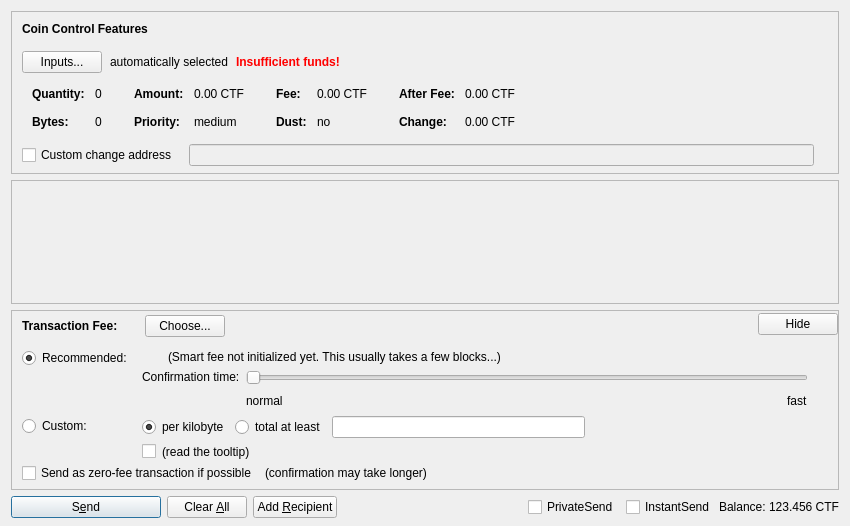
<?xml version="1.0" encoding="UTF-8"?>
<ui version="4.0">
 <class>SendCoinsDialog</class>
 <widget class="QDialog" name="SendCoinsDialog">
  <property name="geometry">
   <rect>
    <x>0</x>
    <y>0</y>
    <width>850</width>
    <height>526</height>
   </rect>
  </property>
  <property name="windowTitle">
   <string>Send Coins</string>
  </property>
  <layout class="QVBoxLayout" name="verticalLayout" stretch="0,1,0,0">
   <property name="bottomMargin">
    <number>8</number>
   </property>
   <item>
    <widget class="QFrame" name="frameCoinControl">
     <property name="sizePolicy">
      <sizepolicy hsizetype="Expanding" vsizetype="Expanding">
       <horstretch>0</horstretch>
       <verstretch>0</verstretch>
      </sizepolicy>
     </property>
     <property name="maximumSize">
      <size>
       <width>16777215</width>
       <height>16777215</height>
      </size>
     </property>
     <property name="frameShape">
      <enum>QFrame::StyledPanel</enum>
     </property>
     <property name="frameShadow">
      <enum>QFrame::Sunken</enum>
     </property>
     <layout class="QVBoxLayout" name="verticalLayoutCoinControl2">
      <property name="spacing">
       <number>0</number>
      </property>
      <property name="leftMargin">
       <number>0</number>
      </property>
      <property name="topMargin">
       <number>0</number>
      </property>
      <property name="rightMargin">
       <number>0</number>
      </property>
      <property name="bottomMargin">
       <number>6</number>
      </property>
      <item>
       <layout class="QVBoxLayout" name="verticalLayoutCoinControl" stretch="0,0,0,0,1">
        <property name="spacing">
         <number>0</number>
        </property>
        <property name="leftMargin">
         <number>10</number>
        </property>
        <property name="topMargin">
         <number>10</number>
        </property>
        <item>
         <layout class="QHBoxLayout" name="horizontalLayoutCoinControl1">
          <property name="bottomMargin">
           <number>15</number>
          </property>
          <item>
           <widget class="QLabel" name="labelCoinControlFeatures">
            <property name="sizePolicy">
             <sizepolicy hsizetype="Preferred" vsizetype="Maximum">
              <horstretch>0</horstretch>
              <verstretch>0</verstretch>
             </sizepolicy>
            </property>
            <property name="font">
             <font>
              <weight>75</weight>
              <bold>true</bold>
             </font>
            </property>
            <property name="styleSheet">
             <string notr="true">font-weight:bold;</string>
            </property>
            <property name="text">
             <string>Coin Control Features</string>
            </property>
           </widget>
          </item>
         </layout>
        </item>
        <item>
         <layout class="QHBoxLayout" name="horizontalLayoutCoinControl2" stretch="0,0,0,0">
          <property name="spacing">
           <number>8</number>
          </property>
          <property name="bottomMargin">
           <number>10</number>
          </property>
          <item>
           <widget class="QPushButton" name="pushButtonCoinControl">
            <property name="styleSheet">
             <string notr="true"/>
            </property>
            <property name="text">
             <string>Inputs...</string>
            </property>
            <property name="autoDefault">
             <bool>false</bool>
            </property>
           </widget>
          </item>
          <item>
           <widget class="QLabel" name="labelCoinControlAutomaticallySelected">
            <property name="text">
             <string>automatically selected</string>
            </property>
            <property name="margin">
             <number>5</number>
            </property>
           </widget>
          </item>
          <item>
           <widget class="QLabel" name="labelCoinControlInsuffFunds">
            <property name="font">
             <font>
              <weight>75</weight>
              <bold>true</bold>
             </font>
            </property>
            <property name="styleSheet">
             <string notr="true">color:red;font-weight:bold;</string>
            </property>
            <property name="text">
             <string>Insufficient funds!</string>
            </property>
            <property name="margin">
             <number>5</number>
            </property>
           </widget>
          </item>
          <item>
           <spacer name="horizontalSpacerCoinControl">
            <property name="orientation">
             <enum>Qt::Horizontal</enum>
            </property>
            <property name="sizeHint" stdset="0">
             <size>
              <width>40</width>
              <height>1</height>
             </size>
            </property>
           </spacer>
          </item>
         </layout>
        </item>
        <item>
         <widget class="QWidget" name="widgetCoinControl" native="true">
          <property name="sizePolicy">
           <sizepolicy hsizetype="Preferred" vsizetype="Preferred">
            <horstretch>0</horstretch>
            <verstretch>0</verstretch>
           </sizepolicy>
          </property>
          <property name="minimumSize">
           <size>
            <width>0</width>
            <height>0</height>
           </size>
          </property>
          <property name="styleSheet">
           <string notr="true"/>
          </property>
          <layout class="QHBoxLayout" name="horizontalLayoutCoinControl5">
           <property name="leftMargin">
            <number>0</number>
           </property>
           <property name="topMargin">
            <number>0</number>
           </property>
           <property name="rightMargin">
            <number>0</number>
           </property>
           <property name="bottomMargin">
            <number>0</number>
           </property>
           <item>
            <layout class="QHBoxLayout" name="horizontalLayoutCoinControl3" stretch="0,0,0,1">
             <property name="spacing">
              <number>20</number>
             </property>
             <property name="topMargin">
              <number>0</number>
             </property>
             <property name="bottomMargin">
              <number>10</number>
             </property>
             <item>
              <layout class="QFormLayout" name="formLayoutCoinControl1">
               <property name="horizontalSpacing">
                <number>10</number>
               </property>
               <property name="verticalSpacing">
                <number>14</number>
               </property>
               <property name="leftMargin">
                <number>10</number>
               </property>
               <property name="topMargin">
                <number>4</number>
               </property>
               <property name="rightMargin">
                <number>6</number>
               </property>
               <item row="0" column="0">
                <widget class="QLabel" name="labelCoinControlQuantityText">
                 <property name="font">
                  <font>
                   <weight>75</weight>
                   <bold>true</bold>
                  </font>
                 </property>
                 <property name="text">
                  <string>Quantity:</string>
                 </property>
                 <property name="margin">
                  <number>0</number>
                 </property>
                </widget>
               </item>
               <item row="0" column="1">
                <widget class="QLabel" name="labelCoinControlQuantity">
                 <property name="cursor">
                  <cursorShape>IBeamCursor</cursorShape>
                 </property>
                 <property name="contextMenuPolicy">
                  <enum>Qt::ActionsContextMenu</enum>
                 </property>
                 <property name="text">
                  <string notr="true">0</string>
                 </property>
                 <property name="margin">
                  <number>0</number>
                 </property>
                 <property name="textInteractionFlags">
                  <set>Qt::LinksAccessibleByMouse|Qt::TextSelectableByKeyboard|Qt::TextSelectableByMouse</set>
                 </property>
                </widget>
               </item>
               <item row="1" column="0">
                <widget class="QLabel" name="labelCoinControlBytesText">
                 <property name="font">
                  <font>
                   <weight>75</weight>
                   <bold>true</bold>
                  </font>
                 </property>
                 <property name="text">
                  <string>Bytes:</string>
                 </property>
                </widget>
               </item>
               <item row="1" column="1">
                <widget class="QLabel" name="labelCoinControlBytes">
                 <property name="cursor">
                  <cursorShape>IBeamCursor</cursorShape>
                 </property>
                 <property name="contextMenuPolicy">
                  <enum>Qt::ActionsContextMenu</enum>
                 </property>
                 <property name="text">
                  <string notr="true">0</string>
                 </property>
                 <property name="textInteractionFlags">
                  <set>Qt::LinksAccessibleByMouse|Qt::TextSelectableByKeyboard|Qt::TextSelectableByMouse</set>
                 </property>
                </widget>
               </item>
              </layout>
             </item>
             <item>
              <layout class="QFormLayout" name="formLayoutCoinControl2">
               <property name="horizontalSpacing">
                <number>10</number>
               </property>
               <property name="verticalSpacing">
                <number>14</number>
               </property>
               <property name="leftMargin">
                <number>6</number>
               </property>
               <property name="topMargin">
                <number>4</number>
               </property>
               <property name="rightMargin">
                <number>6</number>
               </property>
               <item row="0" column="0">
                <widget class="QLabel" name="labelCoinControlAmountText">
                 <property name="font">
                  <font>
                   <weight>75</weight>
                   <bold>true</bold>
                  </font>
                 </property>
                 <property name="text">
                  <string>Amount:</string>
                 </property>
                 <property name="margin">
                  <number>0</number>
                 </property>
                </widget>
               </item>
               <item row="0" column="1">
                <widget class="QLabel" name="labelCoinControlAmount">
                 <property name="cursor">
                  <cursorShape>IBeamCursor</cursorShape>
                 </property>
                 <property name="contextMenuPolicy">
                  <enum>Qt::ActionsContextMenu</enum>
                 </property>
                 <property name="text">
                  <string notr="true">0.00 CTF</string>
                 </property>
                 <property name="textInteractionFlags">
                  <set>Qt::LinksAccessibleByMouse|Qt::TextSelectableByKeyboard|Qt::TextSelectableByMouse</set>
                 </property>
                </widget>
               </item>
               <item row="1" column="0">
                <widget class="QLabel" name="labelCoinControlPriorityText">
                 <property name="font">
                  <font>
                   <weight>75</weight>
                   <bold>true</bold>
                  </font>
                 </property>
                 <property name="text">
                  <string>Priority:</string>
                 </property>
                </widget>
               </item>
               <item row="1" column="1">
                <widget class="QLabel" name="labelCoinControlPriority">
                 <property name="cursor">
                  <cursorShape>IBeamCursor</cursorShape>
                 </property>
                 <property name="contextMenuPolicy">
                  <enum>Qt::ActionsContextMenu</enum>
                 </property>
                 <property name="text">
                  <string>medium</string>
                 </property>
                 <property name="textInteractionFlags">
                  <set>Qt::LinksAccessibleByMouse|Qt::TextSelectableByKeyboard|Qt::TextSelectableByMouse</set>
                 </property>
                </widget>
               </item>
              </layout>
             </item>
             <item>
              <layout class="QFormLayout" name="formLayoutCoinControl3">
               <property name="horizontalSpacing">
                <number>10</number>
               </property>
               <property name="verticalSpacing">
                <number>14</number>
               </property>
               <property name="leftMargin">
                <number>6</number>
               </property>
               <property name="topMargin">
                <number>4</number>
               </property>
               <property name="rightMargin">
                <number>6</number>
               </property>
               <item row="0" column="0">
                <widget class="QLabel" name="labelCoinControlFeeText">
                 <property name="font">
                  <font>
                   <weight>75</weight>
                   <bold>true</bold>
                  </font>
                 </property>
                 <property name="text">
                  <string>Fee:</string>
                 </property>
                 <property name="margin">
                  <number>0</number>
                 </property>
                </widget>
               </item>
               <item row="0" column="1">
                <widget class="QLabel" name="labelCoinControlFee">
                 <property name="cursor">
                  <cursorShape>IBeamCursor</cursorShape>
                 </property>
                 <property name="contextMenuPolicy">
                  <enum>Qt::ActionsContextMenu</enum>
                 </property>
                 <property name="text">
                  <string notr="true">0.00 CTF</string>
                 </property>
                 <property name="textInteractionFlags">
                  <set>Qt::LinksAccessibleByMouse|Qt::TextSelectableByKeyboard|Qt::TextSelectableByMouse</set>
                 </property>
                </widget>
               </item>
               <item row="1" column="0">
                <widget class="QLabel" name="labelCoinControlLowOutputText">
                 <property name="font">
                  <font>
                   <weight>75</weight>
                   <bold>true</bold>
                  </font>
                 </property>
                 <property name="text">
                  <string>Dust:</string>
                 </property>
                </widget>
               </item>
               <item row="1" column="1">
                <widget class="QLabel" name="labelCoinControlLowOutput">
                 <property name="cursor">
                  <cursorShape>IBeamCursor</cursorShape>
                 </property>
                 <property name="contextMenuPolicy">
                  <enum>Qt::ActionsContextMenu</enum>
                 </property>
                 <property name="text">
                  <string>no</string>
                 </property>
                 <property name="textInteractionFlags">
                  <set>Qt::LinksAccessibleByMouse|Qt::TextSelectableByKeyboard|Qt::TextSelectableByMouse</set>
                 </property>
                </widget>
               </item>
              </layout>
             </item>
             <item>
              <layout class="QFormLayout" name="formLayoutCoinControl4">
               <property name="horizontalSpacing">
                <number>10</number>
               </property>
               <property name="verticalSpacing">
                <number>14</number>
               </property>
               <property name="leftMargin">
                <number>6</number>
               </property>
               <property name="topMargin">
                <number>4</number>
               </property>
               <property name="rightMargin">
                <number>6</number>
               </property>
               <item row="0" column="0">
                <widget class="QLabel" name="labelCoinControlAfterFeeText">
                 <property name="font">
                  <font>
                   <weight>75</weight>
                   <bold>true</bold>
                  </font>
                 </property>
                 <property name="text">
                  <string>After Fee:</string>
                 </property>
                 <property name="margin">
                  <number>0</number>
                 </property>
                </widget>
               </item>
               <item row="0" column="1">
                <widget class="QLabel" name="labelCoinControlAfterFee">
                 <property name="cursor">
                  <cursorShape>IBeamCursor</cursorShape>
                 </property>
                 <property name="contextMenuPolicy">
                  <enum>Qt::ActionsContextMenu</enum>
                 </property>
                 <property name="text">
                  <string notr="true">0.00 CTF</string>
                 </property>
                 <property name="textInteractionFlags">
                  <set>Qt::LinksAccessibleByMouse|Qt::TextSelectableByKeyboard|Qt::TextSelectableByMouse</set>
                 </property>
                </widget>
               </item>
               <item row="1" column="0">
                <widget class="QLabel" name="labelCoinControlChangeText">
                 <property name="font">
                  <font>
                   <weight>75</weight>
                   <bold>true</bold>
                  </font>
                 </property>
                 <property name="text">
                  <string>Change:</string>
                 </property>
                </widget>
               </item>
               <item row="1" column="1">
                <widget class="QLabel" name="labelCoinControlChange">
                 <property name="cursor">
                  <cursorShape>IBeamCursor</cursorShape>
                 </property>
                 <property name="contextMenuPolicy">
                  <enum>Qt::ActionsContextMenu</enum>
                 </property>
                 <property name="text">
                  <string notr="true">0.00 CTF</string>
                 </property>
                 <property name="textInteractionFlags">
                  <set>Qt::LinksAccessibleByMouse|Qt::TextSelectableByKeyboard|Qt::TextSelectableByMouse</set>
                 </property>
                </widget>
               </item>
              </layout>
             </item>
            </layout>
           </item>
          </layout>
         </widget>
        </item>
        <item>
         <layout class="QHBoxLayout" name="horizontalLayoutCoinControl4" stretch="0,0,0">
          <property name="spacing">
           <number>12</number>
          </property>
          <property name="sizeConstraint">
           <enum>QLayout::SetDefaultConstraint</enum>
          </property>
          <property name="topMargin">
           <number>5</number>
          </property>
          <property name="rightMargin">
           <number>5</number>
          </property>
          <item>
           <widget class="QCheckBox" name="checkBoxCoinControlChange">
            <property name="toolTip">
             <string>If this is activated, but the change address is empty or invalid, change will be sent to a newly generated address.</string>
            </property>
            <property name="text">
             <string>Custom change address</string>
            </property>
           </widget>
          </item>
          <item>
           <widget class="QValidatedLineEdit" name="lineEditCoinControlChange">
            <property name="enabled">
             <bool>false</bool>
            </property>
            <property name="sizePolicy">
             <sizepolicy hsizetype="Expanding" vsizetype="Fixed">
              <horstretch>0</horstretch>
              <verstretch>0</verstretch>
             </sizepolicy>
            </property>
           </widget>
          </item>
          <item>
           <widget class="QLabel" name="labelCoinControlChangeLabel">
            <property name="sizePolicy">
             <sizepolicy hsizetype="Preferred" vsizetype="Expanding">
              <horstretch>0</horstretch>
              <verstretch>0</verstretch>
             </sizepolicy>
            </property>
            <property name="minimumSize">
             <size>
              <width>0</width>
              <height>0</height>
             </size>
            </property>
            <property name="text">
             <string/>
            </property>
            <property name="margin">
             <number>3</number>
            </property>
           </widget>
          </item>
         </layout>
        </item>
        <item>
         <spacer name="verticalSpacerCoinControl">
          <property name="orientation">
           <enum>Qt::Vertical</enum>
          </property>
          <property name="sizeHint" stdset="0">
           <size>
            <width>800</width>
            <height>1</height>
           </size>
          </property>
         </spacer>
        </item>
       </layout>
      </item>
     </layout>
    </widget>
   </item>
   <item>
    <widget class="QScrollArea" name="scrollArea">
     <property name="widgetResizable">
      <bool>true</bool>
     </property>
     <widget class="QWidget" name="scrollAreaWidgetContents">
      <property name="geometry">
       <rect>
        <x>0</x>
        <y>0</y>
        <width>830</width>
        <height>69</height>
       </rect>
      </property>
      <layout class="QVBoxLayout" name="verticalLayout_2" stretch="0,1">
       <property name="leftMargin">
        <number>0</number>
       </property>
       <property name="topMargin">
        <number>0</number>
       </property>
       <property name="rightMargin">
        <number>0</number>
       </property>
       <property name="bottomMargin">
        <number>0</number>
       </property>
       <item>
        <layout class="QVBoxLayout" name="entries">
         <property name="spacing">
          <number>6</number>
         </property>
        </layout>
       </item>
       <item>
        <spacer name="verticalSpacer">
         <property name="orientation">
          <enum>Qt::Vertical</enum>
         </property>
         <property name="sizeHint" stdset="0">
          <size>
           <width>20</width>
           <height>40</height>
          </size>
         </property>
        </spacer>
       </item>
      </layout>
     </widget>
    </widget>
   </item>
   <item>
    <widget class="QFrame" name="frameFee">
     <property name="sizePolicy">
      <sizepolicy hsizetype="Expanding" vsizetype="Expanding">
       <horstretch>0</horstretch>
       <verstretch>0</verstretch>
      </sizepolicy>
     </property>
     <property name="maximumSize">
      <size>
       <width>16777215</width>
       <height>16777215</height>
      </size>
     </property>
     <property name="frameShape">
      <enum>QFrame::StyledPanel</enum>
     </property>
     <property name="frameShadow">
      <enum>QFrame::Sunken</enum>
     </property>
     <layout class="QVBoxLayout" name="verticalLayoutFee1">
      <property name="spacing">
       <number>0</number>
      </property>
      <property name="leftMargin">
       <number>0</number>
      </property>
      <property name="topMargin">
       <number>0</number>
      </property>
      <property name="rightMargin">
       <number>0</number>
      </property>
      <property name="bottomMargin">
       <number>0</number>
      </property>
      <item>
       <layout class="QVBoxLayout" name="verticalLayoutFee2" stretch="0,0,0">
        <property name="spacing">
         <number>0</number>
        </property>
        <property name="leftMargin">
         <number>10</number>
        </property>
        <property name="topMargin">
         <number>0</number>
        </property>
        <item>
         <layout class="QHBoxLayout" name="horizontalLayoutFee1">
          <property name="bottomMargin">
           <number>0</number>
          </property>
          <item>
           <layout class="QVBoxLayout" name="verticalLayoutFee7">
            <property name="spacing">
             <number>0</number>
            </property>
            <item>
             <spacer name="verticalSpacerSmartFee">
              <property name="orientation">
               <enum>Qt::Vertical</enum>
              </property>
              <property name="sizeType">
               <enum>QSizePolicy::Fixed</enum>
              </property>
              <property name="sizeHint" stdset="0">
               <size>
                <width>1</width>
                <height>4</height>
               </size>
              </property>
             </spacer>
            </item>
            <item>
             <layout class="QHBoxLayout" name="horizontalLayoutSmartFee">
              <property name="spacing">
               <number>10</number>
              </property>
              <item>
               <widget class="QLabel" name="labelFeeHeadline">
                <property name="sizePolicy">
                 <sizepolicy hsizetype="Preferred" vsizetype="Maximum">
                  <horstretch>0</horstretch>
                  <verstretch>0</verstretch>
                 </sizepolicy>
                </property>
                <property name="font">
                 <font>
                  <weight>75</weight>
                  <bold>true</bold>
                 </font>
                </property>
                <property name="styleSheet">
                 <string notr="true">font-weight:bold;</string>
                </property>
                <property name="text">
                 <string>Transaction Fee:</string>
                </property>
               </widget>
              </item>
              <item>
               <widget class="QLabel" name="labelFeeMinimized">
                <property name="text">
                 <string/>
                </property>
               </widget>
              </item>
              <item>
               <widget class="QPushButton" name="buttonChooseFee">
                <property name="text">
                 <string>Choose...</string>
                </property>
               </widget>
              </item>
             </layout>
            </item>
            <item>
             <spacer name="verticalSpacer_5">
              <property name="orientation">
               <enum>Qt::Vertical</enum>
              </property>
              <property name="sizeHint" stdset="0">
               <size>
                <width>1</width>
                <height>1</height>
               </size>
              </property>
             </spacer>
            </item>
           </layout>
          </item>
          <item>
           <spacer name="horizontalSpacer_4">
            <property name="orientation">
             <enum>Qt::Horizontal</enum>
            </property>
            <property name="sizeHint" stdset="0">
             <size>
              <width>40</width>
              <height>20</height>
             </size>
            </property>
           </spacer>
          </item>
          <item>
           <widget class="QPushButton" name="buttonMinimizeFee">
            <property name="toolTip">
             <string>collapse fee-settings</string>
            </property>
            <property name="text">
             <string>Hide</string>
            </property>
           </widget>
          </item>
         </layout>
        </item>
        <item>
         <widget class="QFrame" name="frameFeeSelection">
          <layout class="QVBoxLayout" name="verticalLayoutFee12">
           <property name="spacing">
            <number>0</number>
           </property>
           <property name="leftMargin">
            <number>0</number>
           </property>
           <property name="topMargin">
            <number>0</number>
           </property>
           <property name="rightMargin">
            <number>0</number>
           </property>
           <property name="bottomMargin">
            <number>0</number>
           </property>
           <item>
            <layout class="QGridLayout" name="gridLayoutFee">
             <property name="topMargin">
              <number>10</number>
             </property>
             <property name="bottomMargin">
              <number>4</number>
             </property>
             <property name="horizontalSpacing">
              <number>10</number>
             </property>
             <property name="verticalSpacing">
              <number>4</number>
             </property>
             <item row="1" column="1">
              <layout class="QVBoxLayout" name="verticalLayoutFee8">
               <property name="spacing">
                <number>6</number>
               </property>
               <item>
                <layout class="QHBoxLayout" name="horizontalLayoutFee13">
                 <item>
                  <widget class="QRadioButton" name="radioCustomPerKilobyte">
                   <property name="toolTip">
                    <string>If the custom fee is set to 1000 duffs and the transaction is only 250 bytes, then &quot;per kilobyte&quot; only pays 250 duffs in fee,&lt;br /&gt;while &quot;at least&quot; pays 1000 duffs. For transactions bigger than a kilobyte both pay by kilobyte.</string>
                   </property>
                   <property name="text">
                    <string>per kilobyte</string>
                   </property>
                   <property name="checked">
                    <bool>true</bool>
                   </property>
                   <attribute name="buttonGroup">
                    <string notr="true">groupCustomFee</string>
                   </attribute>
                  </widget>
                 </item>
                 <item>
                  <widget class="QRadioButton" name="radioCustomAtLeast">
                   <property name="toolTip">
                    <string>If the custom fee is set to 1000 duffs and the transaction is only 250 bytes, then &quot;per kilobyte&quot; only pays 250 duffs in fee,&lt;br /&gt;while &quot;total at least&quot; pays 1000 duffs. For transactions bigger than a kilobyte both pay by kilobyte.</string>
                   </property>
                   <property name="text">
                    <string>total at least</string>
                   </property>
                   <attribute name="buttonGroup">
                    <string notr="true">groupCustomFee</string>
                   </attribute>
                  </widget>
                 </item>
                 <item>
                  <widget class="BitcoinAmountField" name="customFee"/>
                 </item>
                 <item>
                  <spacer name="horizontalSpacer_6">
                   <property name="orientation">
                    <enum>Qt::Horizontal</enum>
                   </property>
                   <property name="sizeHint" stdset="0">
                    <size>
                     <width>1</width>
                     <height>1</height>
                    </size>
                   </property>
                  </spacer>
                 </item>
                </layout>
               </item>
               <item>
                <layout class="QHBoxLayout" name="horizontalLayoutFee8">
                 <item>
                  <widget class="QCheckBox" name="checkBoxMinimumFee">
                   <property name="toolTip">
                    <string>Paying only the minimum fee is just fine as long as there is less transaction volume than space in the blocks.&lt;br /&gt;But be aware that this can end up in a never confirming transaction once there is more demand for bitcoinmonster transactions than the network can process.</string>
                   </property>
                   <property name="text">
                    <string/>
                   </property>
                  </widget>
                 </item>
                 <item>
                  <widget class="QLabel" name="labelMinFeeWarning">
                   <property name="enabled">
                    <bool>true</bool>
                   </property>
                   <property name="toolTip">
                    <string>Paying only the minimum fee is just fine as long as there is less transaction volume than space in the blocks.&lt;br /&gt;But be aware that this can end up in a never confirming transaction once there is more demand for bitcoinmonster transactions than the network can process.</string>
                   </property>
                   <property name="text">
                    <string>(read the tooltip)</string>
                   </property>
                   <property name="margin">
                    <number>5</number>
                   </property>
                  </widget>
                 </item>
                 <item>
                  <spacer name="horizontalSpacer_2">
                   <property name="orientation">
                    <enum>Qt::Horizontal</enum>
                   </property>
                   <property name="sizeHint" stdset="0">
                    <size>
                     <width>1</width>
                     <height>1</height>
                    </size>
                   </property>
                  </spacer>
                 </item>
                </layout>
               </item>
              </layout>
             </item>
             <item row="0" column="0">
              <layout class="QVBoxLayout" name="verticalLayoutFee4" stretch="0,1">
               <item>
                <widget class="QRadioButton" name="radioSmartFee">
                 <property name="text">
                  <string>Recommended:</string>
                 </property>
                 <property name="checked">
                  <bool>true</bool>
                 </property>
                 <attribute name="buttonGroup">
                  <string notr="true">groupFee</string>
                 </attribute>
                </widget>
               </item>
               <item>
                <spacer name="verticalSpacer_2">
                 <property name="orientation">
                  <enum>Qt::Vertical</enum>
                 </property>
                 <property name="sizeHint" stdset="0">
                  <size>
                   <width>1</width>
                   <height>1</height>
                  </size>
                 </property>
                </spacer>
               </item>
              </layout>
             </item>
             <item row="1" column="0">
              <layout class="QVBoxLayout" name="verticalLayoutFee9" stretch="0,1">
               <item>
                <widget class="QRadioButton" name="radioCustomFee">
                 <property name="text">
                  <string>Custom:</string>
                 </property>
                 <attribute name="buttonGroup">
                  <string notr="true">groupFee</string>
                 </attribute>
                </widget>
               </item>
               <item>
                <spacer name="verticalSpacer_6">
                 <property name="orientation">
                  <enum>Qt::Vertical</enum>
                 </property>
                 <property name="sizeHint" stdset="0">
                  <size>
                   <width>1</width>
                   <height>1</height>
                  </size>
                 </property>
                </spacer>
               </item>
              </layout>
             </item>
             <item row="0" column="1">
              <layout class="QVBoxLayout" name="verticalLayoutFee3" stretch="0,0,1">
               <property name="spacing">
                <number>6</number>
               </property>
               <property name="topMargin">
                <number>2</number>
               </property>
               <item>
                <layout class="QHBoxLayout" name="horizontalLayoutFee12">
                 <item>
                  <widget class="QLabel" name="labelSmartFee">
                   <property name="text">
                    <string/>
                   </property>
                   <property name="margin">
                    <number>2</number>
                   </property>
                  </widget>
                 </item>
                 <item>
                  <widget class="QLabel" name="labelFeeEstimation">
                   <property name="text">
                    <string/>
                   </property>
                  </widget>
                 </item>
                 <item>
                  <widget class="QLabel" name="labelSmartFee2">
                   <property name="text">
                    <string>(Smart fee not initialized yet. This usually takes a few blocks...)</string>
                   </property>
                   <property name="margin">
                    <number>2</number>
                   </property>
                  </widget>
                 </item>
                 <item>
                  <spacer name="horizontalSpacer_5">
                   <property name="orientation">
                    <enum>Qt::Horizontal</enum>
                   </property>
                   <property name="sizeHint" stdset="0">
                    <size>
                     <width>1</width>
                     <height>1</height>
                    </size>
                   </property>
                  </spacer>
                 </item>
                </layout>
               </item>
               <item>
                <layout class="QHBoxLayout" name="horizontalLayoutFee9">
                 <item>
                  <layout class="QVBoxLayout" name="verticalLayoutFee6">
                   <item>
                    <widget class="QLabel" name="labelSmartFee3">
                     <property name="text">
                      <string>Confirmation time:</string>
                     </property>
                     <property name="margin">
                      <number>2</number>
                     </property>
                    </widget>
                   </item>
                   <item>
                    <spacer name="verticalSpacer_3">
                     <property name="orientation">
                      <enum>Qt::Vertical</enum>
                     </property>
                     <property name="sizeHint" stdset="0">
                      <size>
                       <width>1</width>
                       <height>1</height>
                      </size>
                     </property>
                    </spacer>
                   </item>
                  </layout>
                 </item>
                 <item>
                  <layout class="QVBoxLayout" name="verticalLayoutFee5">
                   <property name="rightMargin">
                    <number>30</number>
                   </property>
                   <item>
                    <widget class="QSlider" name="sliderSmartFee">
                     <property name="minimum">
                      <number>0</number>
                     </property>
                     <property name="maximum">
                      <number>24</number>
                     </property>
                     <property name="pageStep">
                      <number>1</number>
                     </property>
                     <property name="value">
                      <number>0</number>
                     </property>
                     <property name="orientation">
                      <enum>Qt::Horizontal</enum>
                     </property>
                     <property name="invertedAppearance">
                      <bool>false</bool>
                     </property>
                     <property name="invertedControls">
                      <bool>false</bool>
                     </property>
                     <property name="tickPosition">
                      <enum>QSlider::NoTicks</enum>
                     </property>
                    </widget>
                   </item>
                   <item>
                    <layout class="QHBoxLayout" name="horizontalLayoutFee10">
                     <item>
                      <widget class="QLabel" name="labelSmartFeeNormal">
                       <property name="text">
                        <string>normal</string>
                       </property>
                      </widget>
                     </item>
                     <item>
                      <spacer name="horizontalSpacer_3">
                       <property name="orientation">
                        <enum>Qt::Horizontal</enum>
                       </property>
                       <property name="sizeHint" stdset="0">
                        <size>
                         <width>40</width>
                         <height>20</height>
                        </size>
                       </property>
                      </spacer>
                     </item>
                     <item>
                      <widget class="QLabel" name="labelSmartFeeFast">
                       <property name="text">
                        <string>fast</string>
                       </property>
                      </widget>
                     </item>
                    </layout>
                   </item>
                  </layout>
                 </item>
                </layout>
               </item>
               <item>
                <spacer name="verticalSpacer_4">
                 <property name="orientation">
                  <enum>Qt::Vertical</enum>
                 </property>
                 <property name="sizeHint" stdset="0">
                  <size>
                   <width>1</width>
                   <height>1</height>
                  </size>
                 </property>
                </spacer>
               </item>
              </layout>
             </item>
            </layout>
           </item>
           <item>
            <layout class="QHBoxLayout" name="horizontalLayoutFee5" stretch="0,0,0">
             <property name="spacing">
              <number>8</number>
             </property>
             <property name="bottomMargin">
              <number>4</number>
             </property>
             <item>
              <widget class="QCheckBox" name="checkBoxFreeTx">
               <property name="text">
                <string>Send as zero-fee transaction if possible</string>
               </property>
              </widget>
             </item>
             <item>
              <widget class="QLabel" name="labelFreeTx">
               <property name="text">
                <string>(confirmation may take longer)</string>
               </property>
               <property name="margin">
                <number>5</number>
               </property>
              </widget>
             </item>
             <item>
              <spacer name="horizontalSpacerFee5">
               <property name="orientation">
                <enum>Qt::Horizontal</enum>
               </property>
               <property name="sizeHint" stdset="0">
                <size>
                 <width>1</width>
                 <height>1</height>
                </size>
               </property>
              </spacer>
             </item>
            </layout>
           </item>
           <item>
            <spacer name="verticalSpacerFee2">
             <property name="orientation">
              <enum>Qt::Vertical</enum>
             </property>
             <property name="sizeHint" stdset="0">
              <size>
               <width>1</width>
               <height>1</height>
              </size>
             </property>
            </spacer>
           </item>
          </layout>
         </widget>
        </item>
        <item>
         <spacer name="verticalSpacerFee">
          <property name="orientation">
           <enum>Qt::Vertical</enum>
          </property>
          <property name="sizeHint" stdset="0">
           <size>
            <width>800</width>
            <height>1</height>
           </size>
          </property>
         </spacer>
        </item>
       </layout>
      </item>
     </layout>
    </widget>
   </item>
   <item>
    <layout class="QHBoxLayout" name="horizontalLayout">
     <item>
      <widget class="QPushButton" name="sendButton">
       <property name="minimumSize">
        <size>
         <width>150</width>
         <height>0</height>
        </size>
       </property>
       <property name="toolTip">
        <string>Confirm the send action</string>
       </property>
       <property name="text">
        <string>S&amp;end</string>
       </property>
       <property name="autoDefault">
        <bool>false</bool>
       </property>
       <property name="default">
        <bool>true</bool>
       </property>
      </widget>
     </item>
     <item>
      <widget class="QPushButton" name="clearButton">
       <property name="sizePolicy">
        <sizepolicy hsizetype="Minimum" vsizetype="Fixed">
         <horstretch>0</horstretch>
         <verstretch>0</verstretch>
        </sizepolicy>
       </property>
       <property name="toolTip">
        <string>Clear all fields of the form.</string>
       </property>
       <property name="text">
        <string>Clear &amp;All</string>
       </property>
       <property name="autoDefault">
        <bool>false</bool>
       </property>
      </widget>
     </item>
     <item>
      <widget class="QPushButton" name="addButton">
       <property name="toolTip">
        <string>Send to multiple recipients at once</string>
       </property>
       <property name="text">
        <string>Add &amp;Recipient</string>
       </property>
       <property name="autoDefault">
        <bool>false</bool>
       </property>
      </widget>
     </item>
     <item>
      <spacer name="horizontalSpacer">
       <property name="orientation">
        <enum>Qt::Horizontal</enum>
       </property>
       <property name="sizeHint" stdset="0">
        <size>
         <width>40</width>
         <height>20</height>
        </size>
       </property>
      </spacer>
     </item>
     <item>
      <layout class="QHBoxLayout" name="horizontalLayout_2">
       <property name="spacing">
        <number>3</number>
       </property>
       <item>
        <widget class="QCheckBox" name="checkUsePrivateSend">
         <property name="minimumSize">
          <size>
           <width>95</width>
           <height>0</height>
          </size>
         </property>
         <property name="text">
          <string>PrivateSend</string>
         </property>
         <property name="checked">
          <bool>false</bool>
         </property>
        </widget>
       </item>
       <item>
        <widget class="QCheckBox" name="checkUseInstantSend">
         <property name="enabled">
          <bool>true</bool>
         </property>
         <property name="minimumSize">
          <size>
           <width>85</width>
           <height>0</height>
          </size>
         </property>
         <property name="text">
          <string>InstantSend</string>
         </property>
        </widget>
       </item>
       <item>
        <widget class="QLabel" name="label">
         <property name="text">
          <string>Balance:</string>
         </property>
        </widget>
       </item>
       <item>
        <widget class="QLabel" name="labelBalance">
         <property name="sizePolicy">
          <sizepolicy hsizetype="Preferred" vsizetype="Fixed">
           <horstretch>0</horstretch>
           <verstretch>0</verstretch>
          </sizepolicy>
         </property>
         <property name="cursor">
          <cursorShape>IBeamCursor</cursorShape>
         </property>
         <property name="text">
          <string notr="true">123.456 CTF</string>
         </property>
         <property name="textInteractionFlags">
          <set>Qt::LinksAccessibleByMouse|Qt::TextSelectableByKeyboard|Qt::TextSelectableByMouse</set>
         </property>
        </widget>
       </item>
      </layout>
     </item>
    </layout>
   </item>
  </layout>
 </widget>
 <customwidgets>
  <customwidget>
   <class>QValidatedLineEdit</class>
   <extends>QLineEdit</extends>
   <header>qvalidatedlineedit.h</header>
  </customwidget>
  <customwidget>
   <class>BitcoinAmountField</class>
   <extends>QLineEdit</extends>
   <header>bitcoinamountfield.h</header>
   <container>1</container>
  </customwidget>
 </customwidgets>
 <resources>
  <include location="../bitcoinmonster.qrc"/>
 </resources>
 <connections/>
 <buttongroups>
  <buttongroup name="groupCustomFee"/>
  <buttongroup name="groupFee"/>
 </buttongroups>
</ui>
